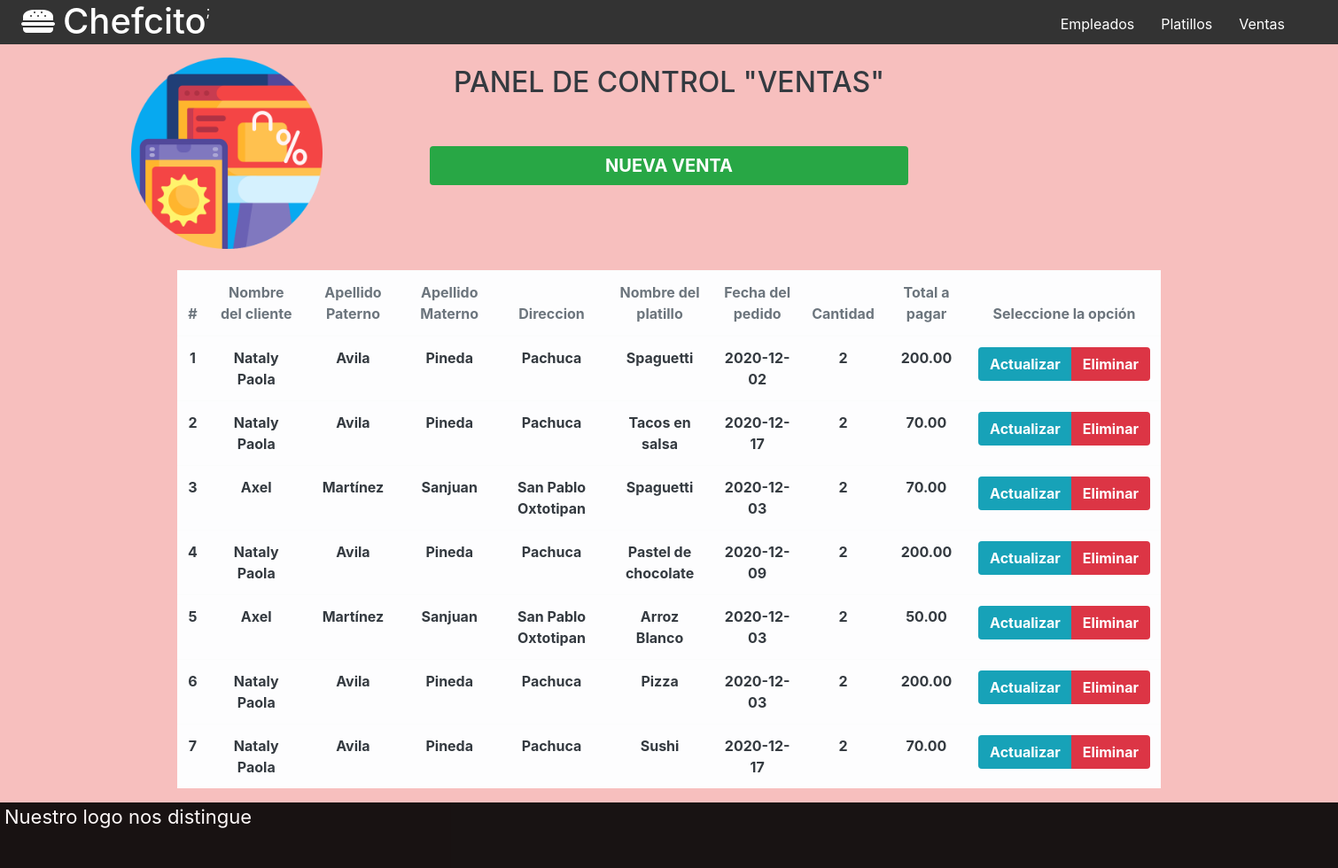
/index.php/ventas, run on an earlier commit of the app's database.
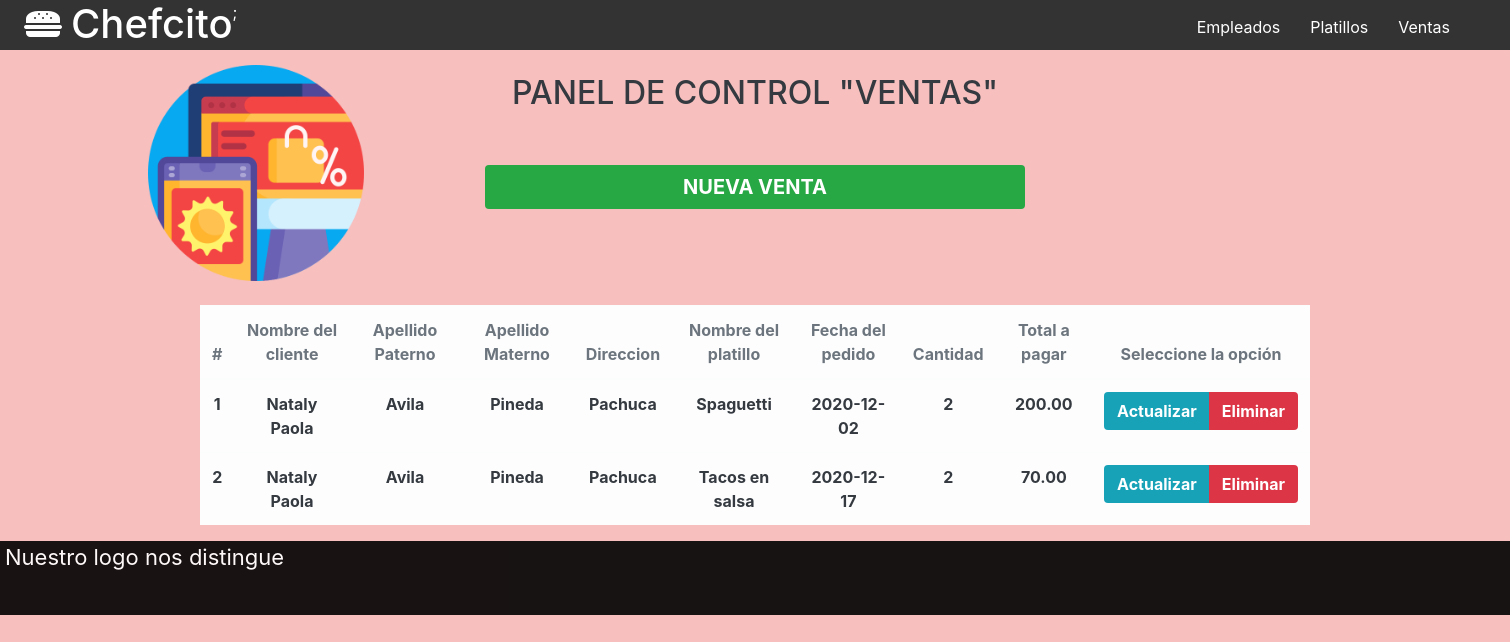
And on a later commit of the database.
### tables this page shows
CREATE TABLE `venta` (
  `idVenta` int(3) NOT NULL,
  `idCliente` int(3) DEFAULT NULL,
  `idPlatillo` int(3) DEFAULT NULL,
  `fecha` date NOT NULL,
  `cantidad` int(11) NOT NULL,
  `total` float(10,2) NOT NULL,
  `estado` int(11) NOT NULL
);

CREATE TABLE `cliente` (
  `idCliente` int(3) NOT NULL,
  `nombre` varchar(30) DEFAULT NULL,
  `apellidoPaterno` varchar(30) DEFAULT NULL,
  `apellidoMaterno` varchar(30) DEFAULT NULL,
  `telefono` varchar(10) DEFAULT NULL,
  `direccion` varchar(100) DEFAULT NULL,
  `usuario` varchar(30) DEFAULT NULL,
  `password` varchar(20) DEFAULT NULL,
  `estado` int(11) NOT NULL
);

CREATE TABLE `platillo` (
  `idPlatillo` int(3) NOT NULL,
  `nombre` varchar(30) DEFAULT NULL,
  `descripcion` varchar(250) DEFAULT NULL,
  `precio` float(10,2) DEFAULT NULL,
  `stock` int(11) NOT NULL,
  `estado` int(11) NOT NULL
);

### application/controllers/ventas.php (called while the page is built, shortened)
<?php
class ventas extends CI_Controller
{
	function __construct()
	{
		$this->load->model('ventasModel');
	}
	public function index()
	{
		$data = array(
			'ventasindex' => $this->ventasModel->selectVenta()
		);
		$this->load->view('NavegacionAdministrador');
		$this->load->view('ventas/VentaCabecera');
		$this->load->view('ventas/tablaVenta',$data);
		$this->load->view('footer');
	}
}

### index.php (called while the page is built, shortened)
<?php
require_once BASEPATH.'core/CodeIgniter.php';

### application/models/ventasModel.php (called while the page is built, shortened)
<?php
	class ventasModel extends CI_Model
	{
		public function selectVenta()
		{
			$this->db->select('venta.idVenta,cliente.nombre AS nombreCliente,cliente.apellidoPaterno,cliente.apellidoMaterno,cliente.direccion,platillo.nombre AS nombrePlatillo,venta.fecha, venta.cantidad,venta.total');
			$this->db->from('cliente');
			$this->db->join('venta','cliente.idCliente=venta.idCliente');
			$this->db->join('platillo','venta.idPlatillo=platillo.idPlatillo');
			$resultado = $this->db->get();
			return $resultado->result();
		}
	}
 ?>

### application/views/ventas/tablaVenta.php (the view, shortened to what this page needs)
<div class="table-responsive container container-fluid">
  			<table id="example1" class="table table-light table-hover">
    			<thead>
      				<tr>
        				<th class="text-secondary text-center">#</th>
        				<th class="text-secondary text-center">Nombre del cliente</th>
                <th class="text-secondary text-center">Apellido Paterno</th>
                <th class="text-secondary text-center">Apellido Materno</th>
                <th class="text-secondary text-center">Direccion</th>
        				<th class="text-secondary text-center">Nombre del platillo</th>
        				<th class="text-secondary text-center">Fecha del pedido</th>
        				<th class="text-secondary text-center">Cantidad</th>
        				<th class="text-secondary text-center">Total a pagar</th>
                <th class="text-secondary text-center" >Seleccione la opción</th>
      				</tr>
    			</thead>
    			<tbody>
              <?php if(!empty($ventasindex)): ?>
              <?php foreach($ventasindex as $atributos):?>
      				<tr>
        				<td class="text-dark text-center"><b><?php echo $atributos->idVenta?></b></td>
                <td class="text-dark text-center"><b><?php echo $atributos->nombreCliente?></b></td>
                <td class="text-dark text-center"><b><?php echo $atributos->apellidoPaterno?></b></td>
                <td class="text-dark text-center"><b><?php echo $atributos->apellidoMaterno?></b></td>
                <td class="text-dark text-center"><b><?php echo $atributos->direccion?></b></td>
        				<td class="text-dark text-center"><b><?php echo $atributos->nombrePlatillo?></b></td>
        				<td class="text-dark text-center"><b><?php echo $atributos->fecha?></b></td>
        				<td class="text-dark text-center"><b><?php echo $atributos->cantidad?></b></td>
        				<td class="text-dark text-center"><b><?php echo $atributos->total?></b></td>
                 <td>
                   <div class="btn-group">
                     <a href="<?php echo base_url();?>ventas/editarVenta/<?php echo $atributos->idVenta;?>" class="btn text-white bg-info" ><span class="icon-write"><b>Actualizar</b></span></a>
                     <a href="<?php echo base_url()?>ventas/deleteVenta/<?php echo $atributos->idVenta;?>" class="btn text-white bg-danger"><span class="icon-squared-cross"><b>Eliminar</b></span></a>
                   </div>
                 </td>
      				</tr>
            <?php endforeach ?>
          <?php endif; ?>
    			</tbody>
  			</table>
		</div>

### application/views/NavegacionAdministrador.php (shortened to what this page needs)
<!DOCTYPE html>
<html lang="es">
<head>
	<link rel="stylesheet" href="<?php echo base_url();?>/assests/css/fontello.css">
	<link rel="stylesheet" href="<?php echo base_url();?>/assests/css/estilos.css">
		<link rel="stylesheet" href="<?php echo base_url();?>/assests/css/bootstrap.min.css">
</head>
<body style="background: #F7BFBE;">
	<header>
	<div class="container-fluid">
		<a href="<?php echo base_url();?>administrador" style="color: white;" ><h1 class="icon-fast-food">Chefcito </h1></a>;
			<nav class="menu">
				<a href="<?php echo base_url();?>empleados">Empleados</a>
				<a href="<?php echo base_url();?>platillos">Platillos</a>
				<a href="<?php echo base_url();?>ventas">Ventas</a>
				<a href="<?php echo base_url();?>Inicio"><?php echo $this->session->userdata('nombres')?></a>
	</div>
	</header>

### application/views/ventas/ventaCabecera.php
<div class="container-fluid">
	<div class="container container-fluid" style="padding-top: 5%;">
		<h2 class="text-center text-dark">PANEL DE CONTROL "VENTAS"</h2>
		 <div class="container container-fluid" style="margin-left: -45%; margin-top: -5%;">
      		<img id="imagenUsuario"class="mx-auto d-block" width="20%" src="<?php echo base_url();?>/assests/img/venta.png" >
    	</div>
		<div class="container-fluid">
			<a type="submit" class="btn bg-success text-white" style="font-size: 20px; width: 50%; margin-left: 25%; margin-top: -20%;"href="<?php echo base_url();?>ventas/viewInsert" ><b>NUEVA VENTA</b></a>
		</div>
	</div>
</div>

### application/views/footer.php (shortened to what this page needs)
<footer style="background: #000; opacity: 0.9;">
		<div class="contenedor">
			<p class="text-white" style="font-size: 22px;" > Nuestro logo nos distingue </p>
		</div>
	</footer>
	</body>
</html>

### assests/css/estilos.css (style rules this page uses)
* { margin: 0; padding: 0; box-sizing: border-box; }
body { font-family: sans-serif; }
header { width: 100%; height: 50px; background: #333; color: #fff; position: fixed; top: 0; left: 0; z-index: 100; }
.contenedor { width: 100%; margin: auto; }
h1 { float: left; }
h2 { text-align: justify; }
footer .contenedor { display: flex; flex-wrap: wrap; justify-content: center; padding-bottom: 25px; }
@media (min-width: 768px) { footer .contenedor { justify-content: space-between; } }
@media (min-width: 768px) { h1 { font-size: 15px; } }
@media (min-width: 1024px) { .contenedor { width: 1500px; } }
@media (min-width: 1024px) { h1 { font-size: 12px; } }

### assests/css/menu.css (style rules this page uses)
.menu { position: absolute; top: 50px; left: 0; width: 100%; height: 100vh; background: rgba(51,51,51,0.9); transition: all 0.5s; transform: translateX(-100%); }
.menu a { display: block; color: #fff; height: 50px; text-decoration: none; padding: 15px; border-bottom: 1px solid rgba(255,255,255,0.5); }
@media (min-width: 1024px) { .menu { position: static; width: auto; height: auto; transform: translateX(0%); float: right; display: flex; } }
@media (min-width: 1024px) { .menu a { border: none; } }

What changed in the data, as far as the page shows it:
removed venta: idVenta "3", idCliente.nombre "Axel", idCliente.apellidoPaterno "Martínez", idCliente.apellidoMaterno "Sanjuan", idCliente.direccion "San Pablo Oxtotipan", idPlatillo.nombre "Spaguetti", fecha "2020-12-03", cantidad "2", total "70.00"
removed venta: idVenta "4", idCliente.nombre "Nataly Paola", idCliente.apellidoPaterno "Avila", idCliente.apellidoMaterno "Pineda", idCliente.direccion "Pachuca", idPlatillo.nombre "Pastel de chocolate", fecha "2020-12-09", cantidad "2", total "200.00"
removed venta: idVenta "5", idCliente.nombre "Axel", idCliente.apellidoPaterno "Martínez", idCliente.apellidoMaterno "Sanjuan", idCliente.direccion "San Pablo Oxtotipan", idPlatillo.nombre "Arroz Blanco", fecha "2020-12-03", cantidad "2", total "50.00"
removed venta: idVenta "6", idCliente.nombre "Nataly Paola", idCliente.apellidoPaterno "Avila", idCliente.apellidoMaterno "Pineda", idCliente.direccion "Pachuca", idPlatillo.nombre "Pizza", fecha "2020-12-03", cantidad "2", total "200.00"
removed venta: idVenta "7", idCliente.nombre "Nataly Paola", idCliente.apellidoPaterno "Avila", idCliente.apellidoMaterno "Pineda", idCliente.direccion "Pachuca", idPlatillo.nombre "Sushi", fecha "2020-12-17", cantidad "2", total "70.00"
